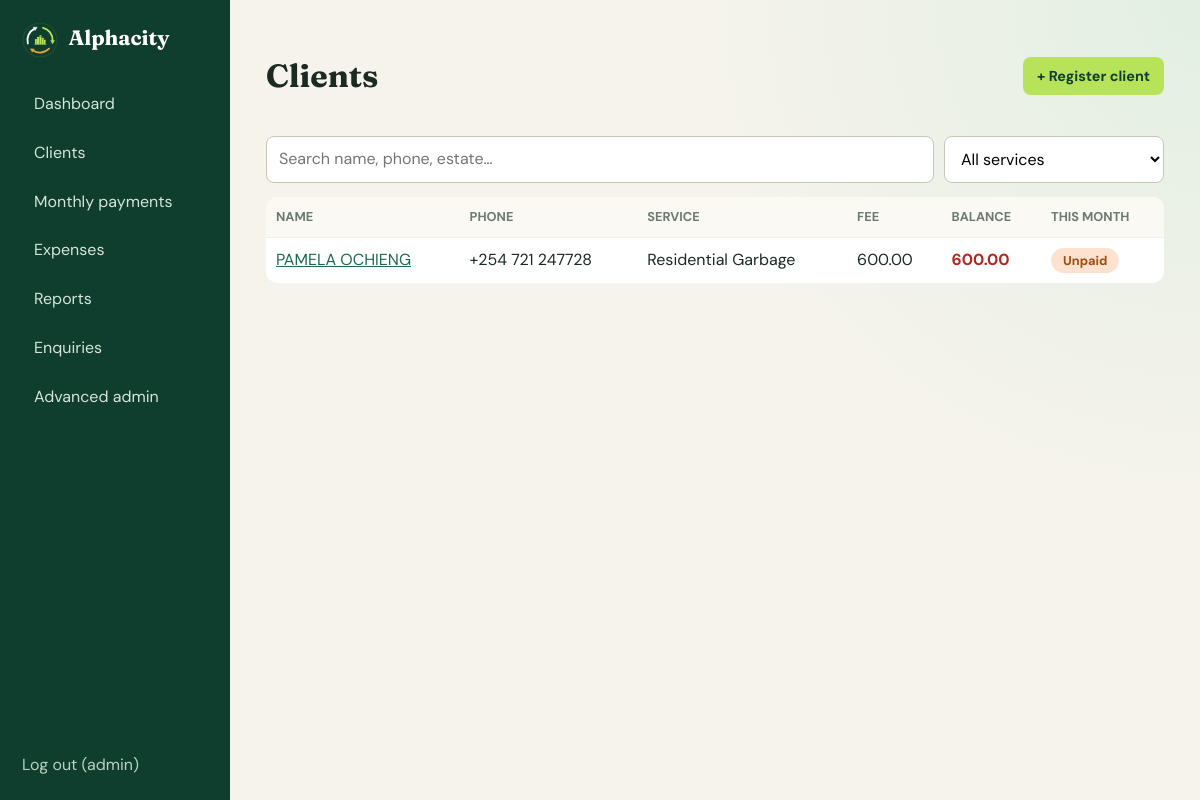
Screenshot of /clients/ (signed in) with the database file from the repository.
### core/models.py (models this page shows, shortened)
class Client(models.Model):
    name = models.CharField(max_length=150)
    phone = models.CharField(max_length=20)
    email = models.EmailField(blank=True)
    service = models.CharField(max_length=20, choices=SERVICES, default="residential")
    estate = models.CharField("Estate / Area", max_length=120, blank=True)
    address = models.CharField(max_length=200, blank=True)
    monthly_fee = models.DecimalField(max_digits=9, decimal_places=2, default=300)
    start_date = models.DateField(default=date.today)
    active = models.BooleanField(default=True)
    notes = models.TextField(blank=True)
    created = models.DateTimeField(auto_now_add=True)
    class Meta:
        ordering = ["name"]
    @property
    def months_billed(self):
        t = date.today()
        return max((t.year - self.start_date.year) * 12 + t.month - self.start_date.month + 1, 0)
    @property
    def total_paid(self):
        return self.payments.aggregate(s=Sum("amount"))["s"] or 0
    @property
    def balance(self):
        return self.months_billed * self.monthly_fee - self.total_paid
    def paid_this_month(self):
        t = date.today().replace(day=1)
        return self.payments.filter(month=t).exists()

### core/views.py (the view)
# urls.py: path("clients/", v.client_list, name="clients"),
@login_required
def client_list(request):
    qs = Client.objects.all()
    q, s = request.GET.get("q", ""), request.GET.get("service", "")
    if q:
        qs = qs.filter(Q(name__icontains=q) | Q(phone__icontains=q) | Q(estate__icontains=q))
    if s:
        qs = qs.filter(service=s)
    ctx = {"clients": qs, "q": q, "service": s, "services": SERVICES}
    return render(request, "core/partials/client_rows.html" if htmx(request) else "core/clients.html", ctx)

### core/views.py (called while the page is built)
def htmx(r):
    return r.headers.get("HX-Request") == "true"

### core/templates/core/clients.html
{% extends "core/app.html" %}{% block content %}
<div class="bar"><h1>Clients</h1><a class="btn sm" href="{% url 'client_new' %}">+ Register client</a></div>
<div class="filters"><input class="input" name="q" placeholder="Search name, phone, estate…" hx-get="{% url 'clients' %}" hx-trigger="keyup changed delay:300ms" hx-target="#rows" hx-include="[name=service]">
<select class="input" name="service" hx-get="{% url 'clients' %}" hx-target="#rows" hx-include="[name=q]"><option value="">All services</option>{% for k,l in services %}<option value="{{ k }}">{{ l }}</option>{% endfor %}</select></div>
<table class="tbl"><thead><tr><th>Name</th><th>Phone</th><th>Service</th><th>Fee</th><th>Balance</th><th>This month</th></tr></thead>
<tbody id="rows">{% include "core/partials/client_rows.html" %}</tbody></table>{% endblock %}

### core/templates/core/app.html
{% extends "core/base.html" %}
{% load static %}
{% block body %}<div class="app"><aside><a class="brand" href="/"><img class="logo" src="{% static 'img/icon.svg' %}" alt=""> Alphacity</a>
<nav><a href="{% url 'dashboard' %}">Dashboard</a><a href="{% url 'clients' %}">Clients</a>
<a href="{% url 'payments' %}">Monthly payments</a><a href="{% url 'expenses' %}">Expenses</a><a href="{% url 'reports' %}">Reports</a><a href="{% url 'enquiries' %}">Enquiries</a>
<a href="{% url 'admin:index' %}">Advanced admin</a></nav>
<form method="post" action="{% url 'logout' %}">{% csrf_token %}<button class="link">Log out ({{ request.user.username }})</button></form></aside>
<main>{% block content %}{% endblock %}</main></div>{% endblock %}

### core/templates/core/partials/client_rows.html
{% for c in clients %}<tr><td><a href="{% url 'client_detail' c.pk %}">{{ c.name }}</a>{% if not c.active %} <em class="muted">(inactive)</em>{% endif %}</td><td>{{ c.phone }}</td><td>{{ c.get_service_display }}</td><td>{{ c.monthly_fee }}</td>
<td class="{% if c.balance > 0 %}owe{% endif %}">{{ c.balance }}</td><td>{% if c.paid_this_month %}<span class="pill ok">Paid</span>{% else %}<span class="pill no">Unpaid</span>{% endif %}</td></tr>
{% empty %}<tr><td colspan="6" class="muted">No clients found.</td></tr>{% endfor %}

### static/css/style.css (style rules this page uses)
:root { --g:#0f3d2e;--g2:#1c6b4f;--lime:#b7e35b;--amber:#e9a23b;--bg:#f5f3ec;--ink:#1d2a24;--mut:#6b7a72;--line:#dfdcd0 }
* { box-sizing:border-box }
body { margin:0;font:16px/1.55 'DM Sans',sans-serif;background:var(--bg);color:var(--ink) }
h1,h2,h3,.brand { font-family:Fraunces,serif }
a { color:var(--g2) }
.brand { color:#fff!important;font-size:1.3rem;font-weight:700;text-decoration:none }
.btn { display:inline-block;background:var(--lime);color:var(--g)!important;border:0;padding:12px 22px;border-radius:8px;font-weight:700;cursor:pointer;text-decoration:none;font-size:1rem }
.btn.sm { padding:8px 14px;font-size:.9rem }
.input,input[type=text],input[type=password] { padding:10px 12px;border:1px solid #c9c6b8;border-radius:8px;font:inherit;background:#fff;width:100% }
.app { display:grid;grid-template-columns:230px 1fr;min-height:100vh }
aside { background:var(--g);padding:22px;display:flex;flex-direction:column;gap:24px }
aside nav { display:flex;flex-direction:column;gap:4px;flex:1 }
aside nav a { color:#d5e6d9;text-decoration:none;padding:10px 12px;border-radius:8px }
.link { background:none;border:0;color:#b9d3c1;cursor:pointer;font:inherit;padding:0 }
main { padding:30px 36px;overflow:auto }
.bar { display:flex;justify-content:space-between;align-items:center;gap:12px }
.tbl { width:100%;border-collapse:collapse;background:#fff;border-radius:12px;overflow:hidden }
.tbl th { text-align:left;font-size:.8rem;color:var(--mut);text-transform:uppercase;padding:10px;background:#faf9f4 }
.tbl td { padding:10px;border-top:1px solid #eee }
.filters { display:flex;gap:10px;margin:14px 0 }
.filters .input:last-child { max-width:220px }
.pill { border:0;border-radius:99px;padding:4px 12px;font-size:.8rem;font-weight:700;cursor:pointer }
.pill.no { background:#fde3cf;color:#a24a10 }
.owe { color:#b3261e;font-weight:700 }
main { background:radial-gradient(circle at 100% 0,#e3efe3 0,transparent 40%),var(--bg) }
.logo { height:36px;width:36px;vertical-align:middle;margin-right:6px }

### rows the page displays
Client: name "PAMELA OCHIENG", phone "+254 721 247728", service "Residential Garbage", monthly_fee "600.00", balance "600.00", shows "Unpaid"

### other values shown
{{ request.user.username }} "admin"
